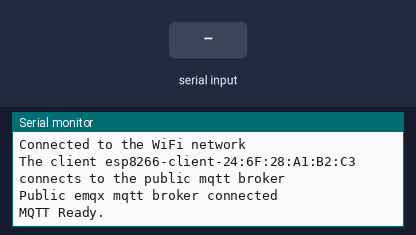
The sketch below on a simulated ESP8266 (NodeMCU). Shown: the last lines printed to the serial monitor. The inputs (shaded band) are chosen by the test bench. WiFi joins after 1.5 s; servers stay silent unless stated; no MQTT or app messages arrive unless stated.

Above: at 2.8 s.
2.9 s: "i" received over Serial
At 4.0 s:
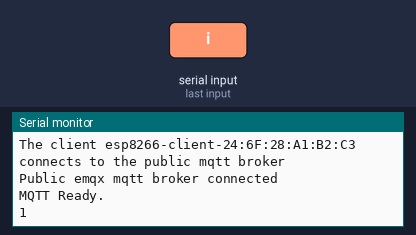
4.4 s: "o" received over Serial
At 5.1 s:
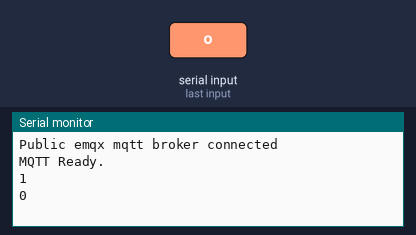

The sketch:

count.ino
```cpp
#include <ArduinoJson.h>
#include <ESP8266WiFi.h>
#include <PubSubClient.h>
#include <SoftwareSerial.h>

// WiFi
const char *ssid = "DIRECT-AIRVA"; // Enter your WiFi name
const char *password = "ABCDEFGH4321";  // Enter WiFi password

// MQTT Broker
const char *mqtt_broker = "airva.local";
const char *topic = "airva/device/#";
const char *pub_topic = "airva/device/esp8266_occupantscounter0x01/occupants";
const char *mqtt_username = "mqttadmin";
const char *mqtt_password = "over224433";
const int mqtt_port = 1883;

WiFiClient espClient;
PubSubClient client(espClient);

void setup() {
  Serial.begin(9600); // Esp

  // connecting to a WiFi network
  WiFi.begin(ssid, password);
  while (WiFi.status() != WL_CONNECTED) {
    Serial.println("Connecting to WiFi.");
    delay(500);
  }

  Serial.println("Connected to the WiFi network");
  client.setServer(mqtt_broker, mqtt_port);
  client.setCallback(callback);

  while (!client.connected()) {
    String client_id = "esp8266-client-";
    client_id += String(WiFi.macAddress());
    Serial.printf("The client %s connects to the public mqtt broker\n", client_id.c_str());
    if (client.connect(client_id.c_str(), mqtt_username, mqtt_password)) {
      Serial.println("Public emqx mqtt broker connected");
      Serial.println("MQTT Ready.");
    } else {
      Serial.print("failed with state ");
      Serial.print(client.state());
      Serial.println("Error..");
      delay(2000);
    }
  }

  client.subscribe(topic);
}

void callback(char *topic, byte *payload, unsigned int length) {

  if ( strcmp(topic, "airva/device/esp8266node1") == 0 ) {
    Serial.print("READY........");

    StaticJsonBuffer<200> JSONBuffer;
    char JSONinData[150];
    Serial.print("Callback From- ");
    Serial.println(topic);

    Serial.print("payload: ");
    for (int i = 0; i < length; i++) {
      JSONinData[i] = (char)payload[i];
    }
    Serial.println();

    JsonObject& parsed = JSONBuffer.parseObject(JSONinData);
    if (!parsed.success()) {   //Check for errors in parsing
      Serial.println("Parsing failed");
      delay(2000);
      return;
    }

  }
}

int occupants = 0;
int max_occupants = 100;
int min_occupants = 0;
int inByte = 0;

void loop() {
  client.loop();

  while(Serial.available()) {

    inByte = Serial.read();
    if( inByte == 'i' && occupants < max_occupants )
      occupants++;
    else if( inByte == 'o' && occupants > min_occupants )
      occupants--;

    Serial.println(occupants);
    String payload = String(occupants);
    char attributes[3];
    payload.toCharArray(attributes, 3);

    client.publish(pub_topic, attributes);
  }
}
```

Measured:
- after the input at 2.9 s, the serial monitor: prints a new line at once (image 1)
- after the input at 4.4 s, the serial monitor: prints a new line at once (image 2)
